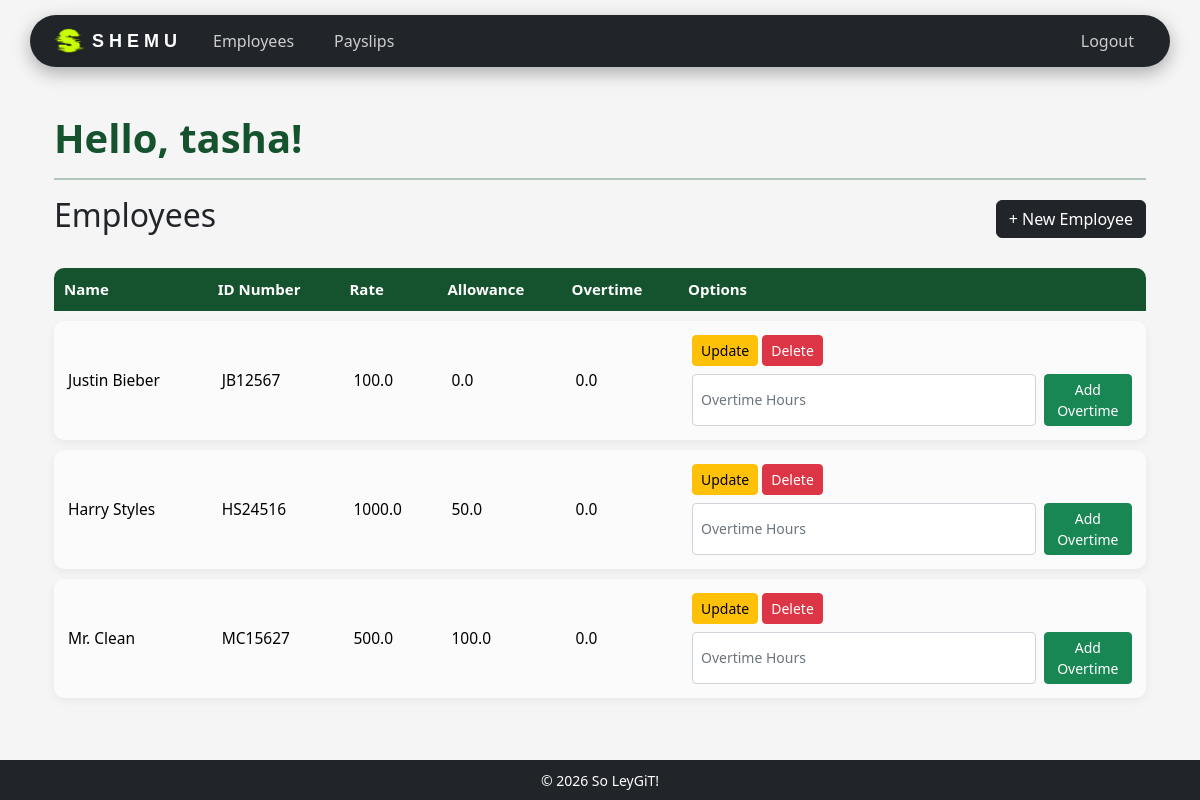
/employees/ (signed in), run on an earlier commit of the app's database.
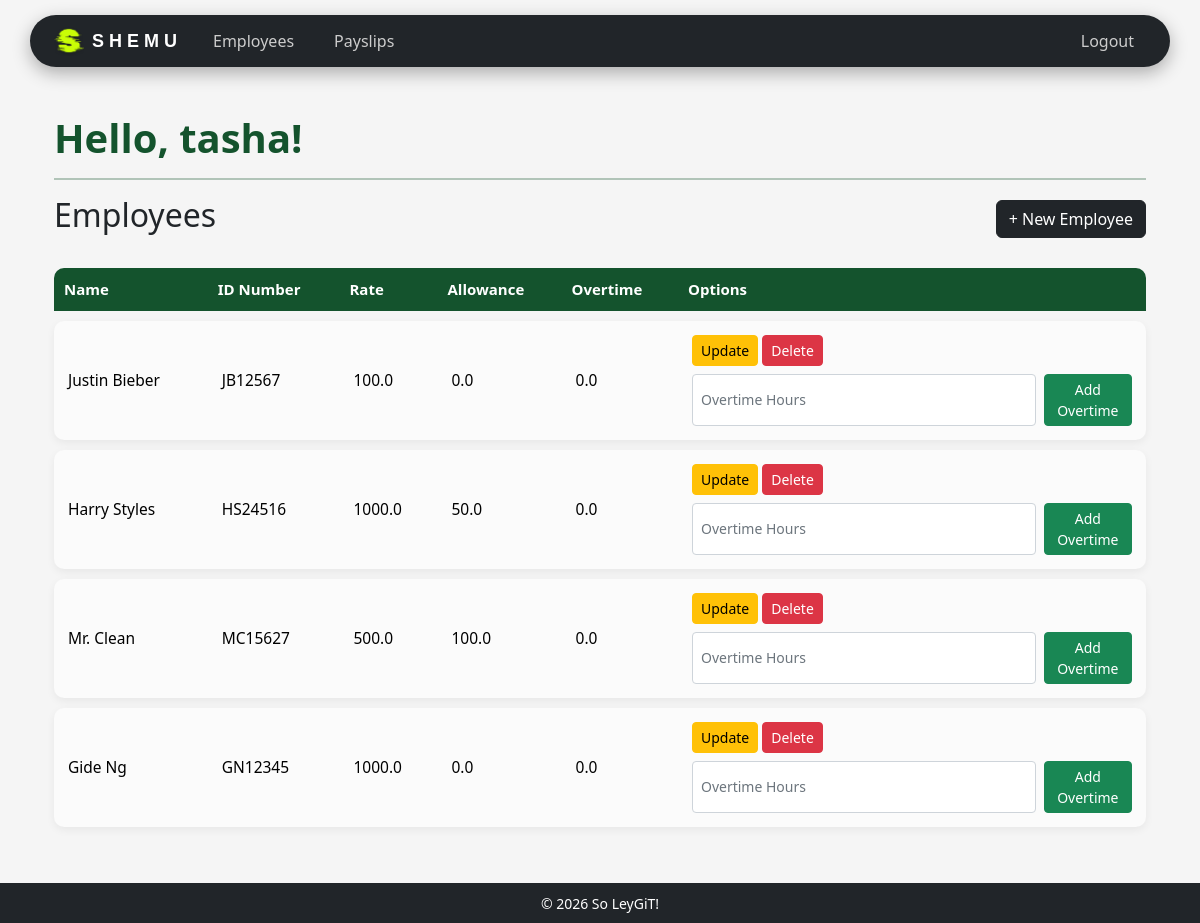
And on a later commit of the database.
### payroll_app/models.py (models this page shows, shortened)
class Employee(models.Model):
    user = models.OneToOneField(User, on_delete=models.CASCADE, null=True, blank=True)
    name = models.CharField(max_length=200)
    id_number = models.CharField(max_length=200, primary_key=True) # use <str:pk> when linking here
    rate = models.FloatField()
    overtime_pay = models.FloatField(null=True, blank=True, default=0)
    allowance = models.FloatField(null=True, blank=True, default=0)

### payroll_app/views.py (the view)
# urls.py: path('employees/', views.employee_list, name='employee_list'),
@login_required
def employee_list(request):
    if not request.user.is_staff:
        return redirect('payslips')
    employees = Employee.objects.all()
    return render(request, 'payroll_app/employees.html', {'employees': employees})

### payroll_app/templates/payroll_app/employees.html (shortened to what this page needs)
{% extends 'payroll_app/base.html' %}
{% block content %}
<div class="container">
    <h1 class="welcome-text">Hello, {{ user.username }}!</h1>
    <hr>
    <div class="d-flex justify-content-between align-items-center mt-2 mb-3">
        <h2>Employees</h2>
        <a href="{% url 'create_employee' %}" class="btn btn-dark">+ New Employee</a>
    </div>
    <table class="table modern-table">
        <thead class="table-dark">
            <tr>
                <th>Name</th>
                <th>ID Number</th>
                <th>Rate</th>
                <th>Allowance</th>
                <th>Overtime</th>
                <th>Options</th>
            </tr>
        </thead>
        <tbody>
            {% for e in employees %}
            <tr>
                <td>{{ e.name }}</td>
                <td>{{ e.id_number }}</td>
                <td>{{ e.rate }}</td>
                <td>{{ e.allowance }}</td>
                <td>{{ e.overtime_pay }}</td>
                <td>
                    <div class="mb-2">
                        <a href="{% url 'update_employee' pk=e.pk %}" class="btn btn-warning btn-sm">Update</a>
                        <a href="{% url 'delete_employee' pk=e.pk %}" class="btn btn-danger btn-sm">Delete</a>
                    </div>
                    <form method="POST" action="{% url 'add_overtime' pk=e.pk %}" class="d-flex gap-2">
                        <input type="number" step="0.01" min="0" name="hours"
                               class="form-control form-control-sm"
                               placeholder="Overtime Hours" required>
                        <button type="submit" class="btn btn-success btn-sm">
                            Add Overtime
                        </button>
                    </form>
                </td>
            </tr>
            {% empty %}
            <tr>
                <td colspan="6" class="text-center">No employees found.</td>
            </tr>
            {% endfor %}
        </tbody>
    </table>
</div>
{% endblock %}

What changed in the data, as far as the page shows it:
added Employee: name "Gide Ng", id_number "GN12345", rate "1000.0", allowance "0.0", overtime_pay "0.0"
